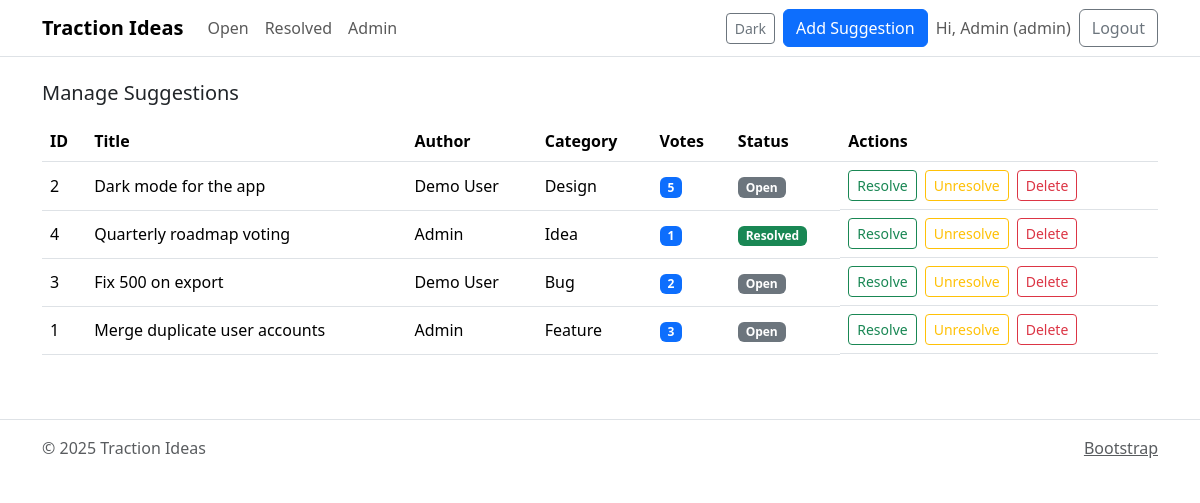
Screenshot of /admin/suggestions.php (signed in) with the database file from the repository.
### tables this page shows
CREATE TABLE users (
  id INT PRIMARY KEY AUTO_INCREMENT,
  name VARCHAR(100) NOT NULL,
  email VARCHAR(150) UNIQUE NOT NULL,
  password_hash VARCHAR(255) NOT NULL,
  role ENUM('admin','user') NOT NULL DEFAULT 'user',
  created_at DATETIME DEFAULT CURRENT_TIMESTAMP
);

CREATE TABLE suggestions (
  id INT PRIMARY KEY AUTO_INCREMENT,
  user_id INT NOT NULL,
  title VARCHAR(255) NOT NULL,
  description TEXT NOT NULL,
  category ENUM('Feature','Design','Bug','Idea') NOT NULL,
  votes INT NOT NULL DEFAULT 0,
  status ENUM('Open','Resolved') NOT NULL DEFAULT 'Open',
  created_at DATETIME DEFAULT CURRENT_TIMESTAMP,
  updated_at DATETIME NULL,
  CONSTRAINT fk_sugg_user FOREIGN KEY (user_id) REFERENCES users(id) ON DELETE CASCADE
);

### includes/auth.php (called while the page is built, shortened)
<?php
function current_user(): ?array {
	$conn = get_db_connection();
	$stmt = $conn->prepare('SELECT id, name, email, role FROM users WHERE id = ?');
	$stmt->bind_param('i', $_SESSION['user_id']);
	$stmt->execute();
	$result = $stmt->get_result();
	$user = $result->fetch_assoc();
	return $user ?: null;
}
function is_admin(): bool {
	return isset($_SESSION['role']) && $_SESSION['role'] === 'admin';
}

### includes/functions.php (called while the page is built, shortened)
<?php
function e(string $value): string {
	return htmlspecialchars($value, ENT_QUOTES | ENT_SUBSTITUTE, 'UTF-8');
}

### admin/suggestions.php (the view, shortened to what this page needs)
<?php
require_once __DIR__ . '/../includes/auth.php';
require_once __DIR__ . '/../includes/functions.php';
$conn = get_db_connection();
$res = $conn->query("SELECT s.id, s.title, s.status, s.votes, s.category, u.name AS author, s.created_at
FROM suggestions s JOIN users u ON u.id = s.user_id
ORDER BY s.created_at DESC");
include __DIR__ . '/../includes/header.php';
?>
<h5 class="mb-3">Manage Suggestions</h5>
<div class="table-responsive">
	<table class="table align-middle">
		<thead>
			<tr>
				<th>ID</th>
				<th>Title</th>
				<th>Author</th>
				<th>Category</th>
				<th>Votes</th>
				<th>Status</th>
				<th>Actions</th>
			</tr>
		</thead>
		<tbody>
		<?php while($row = $res->fetch_assoc()): ?>
			<tr data-id="<?= (int)$row['id'] ?>">
				<td><?= (int)$row['id'] ?></td>
				<td><?= e($row['title']) ?></td>
				<td><?= e($row['author']) ?></td>
				<td><?= e($row['category']) ?></td>
				<td><span class="badge text-bg-primary"><?= (int)$row['votes'] ?></span></td>
				<td><span class="badge <?= $row['status']==='Resolved'?'text-bg-success':'text-bg-secondary' ?> status-badge"><?= e($row['status']) ?></span></td>
				<td class="d-flex gap-2">
					<button class="btn btn-sm btn-outline-success" onclick="toggleStatus(<?= (int)$row['id'] ?>, 'resolve')">Resolve</button>
					<button class="btn btn-sm btn-outline-warning" onclick="toggleStatus(<?= (int)$row['id'] ?>, 'unresolve')">Unresolve</button>
					<button class="btn btn-sm btn-outline-danger" onclick="deleteSuggestion(<?= (int)$row['id'] ?>)">Delete</button>
				</td>
			</tr>
		<?php endwhile; ?>
		</tbody>
	</table>
</div>
<?php include __DIR__ . '/../includes/footer.php'; ?>

### includes/header.php (shortened to what this page needs)
<?php
require_once __DIR__ . '/auth.php';
require_once __DIR__ . '/functions.php';
$user = current_user();
?>
<!DOCTYPE html>
<html lang="en">
<head>
	<link href="https://cdn.jsdelivr.net/npm/bootstrap@5.3.2/dist/css/bootstrap.min.css" rel="stylesheet">
	<link href="/assets/css/styles.css" rel="stylesheet">
</head>
<body>
<nav class="navbar navbar-expand-lg bg-body border-bottom sticky-top">
	<div class="container">
		<a class="navbar-brand fw-semibold" href="/">Traction Ideas</a>
		<div class="collapse navbar-collapse" id="navbars">
			<ul class="navbar-nav me-auto mb-2 mb-lg-0">
				<li class="nav-item"><a class="nav-link" href="/">Open</a></li>
				<li class="nav-item"><a class="nav-link" href="/resolved.php">Resolved</a></li>
				<?php if (is_admin()): ?>
				<li class="nav-item"><a class="nav-link" href="/admin/dashboard.php">Admin</a></li>
				<?php endif; ?>
			</ul>
            <ul class="navbar-nav align-items-center gap-2">
				<li class="nav-item">
                    <button class="btn btn-sm btn-outline-secondary" id="theme-toggle" type="button" aria-label="Toggle theme" title="Toggle theme">Dark</button>
				</li>
				<?php if ($user): ?>
                <li class="nav-item"><a class="btn btn-primary" href="/add.php">Add Suggestion</a></li>
				<li class="nav-item"><span class="navbar-text">Hi, <?= e($user['name']) ?> (<?= e($user['role']) ?>)</span></li>
				<li class="nav-item"><a class="btn btn-outline-secondary" href="/logout.php">Logout</a></li>
				<?php else: ?>
                <li class="nav-item"><a class="btn btn-outline-primary" href="/login.php">Login</a></li>
				<?php endif; ?>
			</ul>
		</div>
	</div>
</nav>
<main class="container py-4">
<div id="toast-container" class="toast-container position-fixed top-0 end-0 p-3"></div>

### includes/footer.php (shortened to what this page needs)
</main>
<footer class="border-top bg-body py-3 mt-4">
	<div class="container d-flex justify-content-between">
        <span class="text-body-secondary">© <?= date('Y') ?> Traction Ideas</span>
        <a class="text-body-secondary" href="https://getbootstrap.com/" target="_blank" rel="noopener">Bootstrap</a>
	</div>
</footer>
</body>
</html>

### assets/css/styles.css (style rules this page uses)
body { transition: background-color .2s ease, color .2s ease; }
:root { color-scheme: light dark; }

### rows the page displays
users: name "Admin", role "admin"
suggestions: id "2", title "Dark mode for the app", user.name "Demo User", category "Design", votes "5", status "Open"
suggestions: id "4", title "Quarterly roadmap voting", user.name "Admin", category "Idea", votes "1", status "Resolved"
suggestions: id "3", title "Fix 500 on export", user.name "Demo User", category "Bug", votes "2", status "Open"
suggestions: id "1", title "Merge duplicate user accounts", user.name "Admin", category "Feature", votes "3", status "Open"
